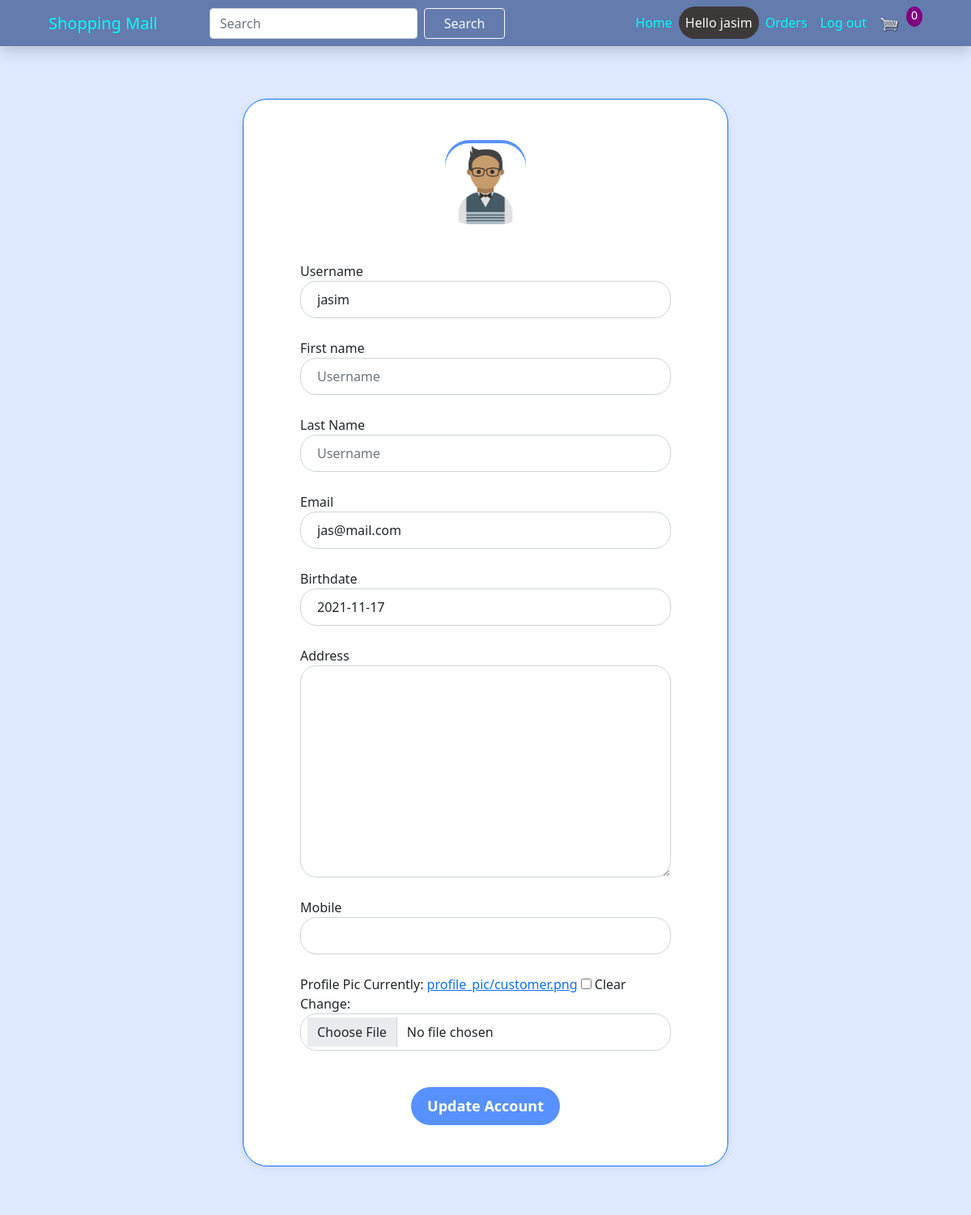
The app's page /customer/profile/1 (signed in, upper part), older data.
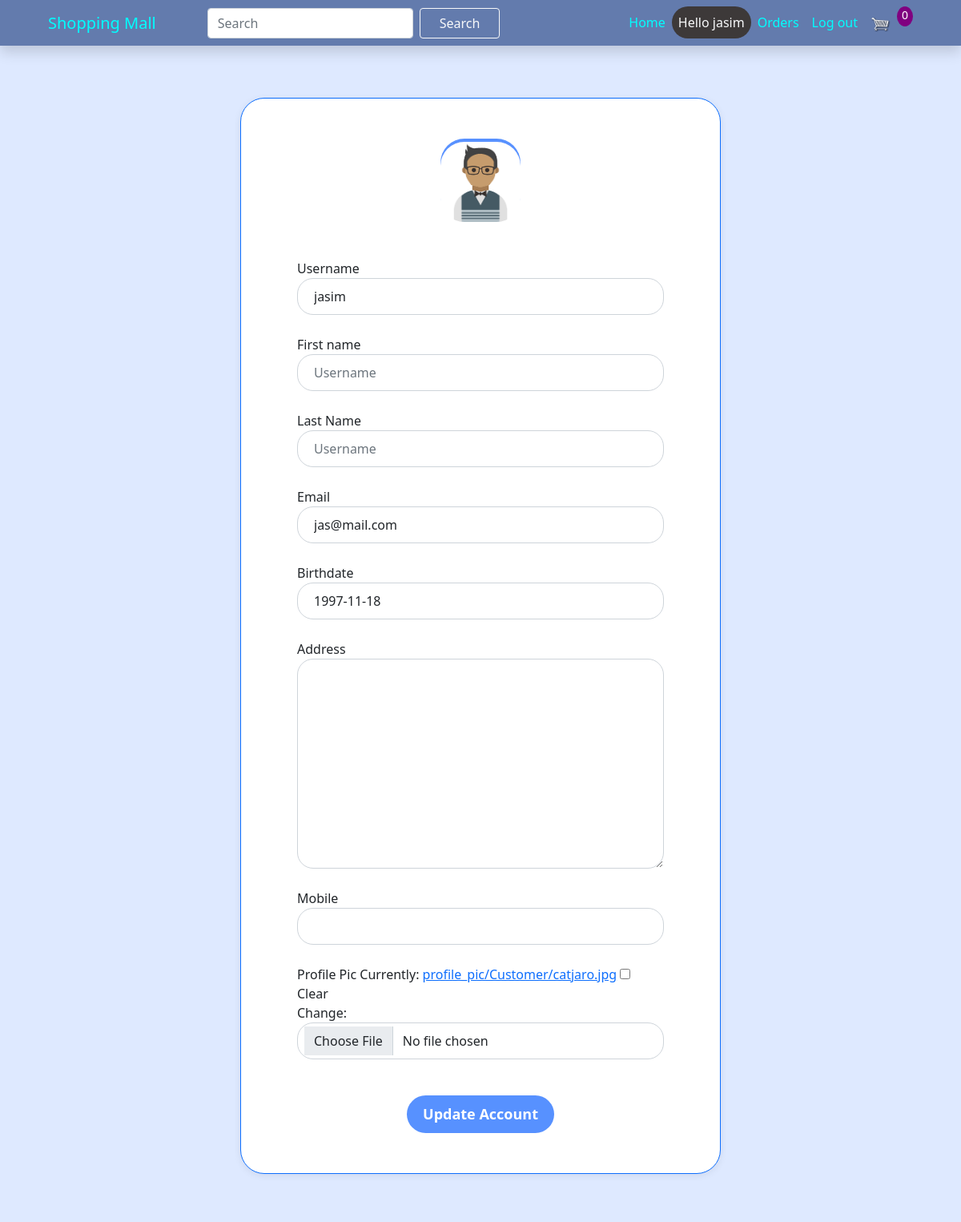
The same page, newer data.
### customer/models.py (models this page shows, shortened)
class Customer(models.Model):
    user=models.OneToOneField(User,related_name='profile', on_delete=models.CASCADE)
    birth_date = models.DateField(default=datetime.now)
    profile_pic= models.ImageField(default='profile_pic/customer.png', upload_to='profile_pic/Customer/', null=True, blank=True)
    address = models.TextField(null=True,blank=True)
    mobile = models.CharField(max_length=20,null=True,blank=True)

### customer/views.py (the view, shortened to what this page needs)
# urls.py: path('profile/<int:pk>', views.upadate_profile_view, name='profile'),
@login_required(login_url='login')
def upadate_profile_view(request, pk):
	userForm=CFORM.EditForm(instance = request.user)
	customerForm = CFORM.customerForm(instance=request.user.profile)
	user=CMODEL.User.objects.get(id=pk)
	customer=CMODEL.Customer.objects.get(user=user)
	context={
		'userForm':userForm,
		'customerForm':customerForm,
		'customer':customer,
	}
	return render(request,'customer/profile.html', context)

### customer/forms.py
class EditForm(forms.ModelForm):
    class Meta:
        model = User
        fields = ["first_name", "last_name", "username", "email"]

class customerForm(forms.ModelForm):
    class Meta:
        model = Customer
        fields = ["birth_date", "profile_pic", "address", "mobile"]

### templates/customer/profile.html (shortened to what this page needs)
{% extends 'home/base.html' %}
{% load static %}
{% load cart %}
{% load widget_tweaks %}
{% block content %}
    <body style="background-color: #dee9ff;">
        <div class="registration-form">
            <form method="POST" autocomplete="off" enctype="multipart/form-data" class="border border-primary">
                <div class="form-icon">
                    <img src="{{ customer.profile_pic.url }}" alt="Profile Pic" height="100px" width="100px" />
                </div>
                <div class="form-group">
                	<label>Username</label>
                  {% render_field userForm.username|attr:'required:true'  class="form-control item" placeholder="Username" %}
                </div>
                <div class="form-group">
                	<label>First name</label>
                  {% render_field userForm.first_name  class="form-control item" placeholder="Username" %}
                </div>
                <div class="form-group">
                	<label>Last Name</label>
                  {% render_field userForm.last_name class="form-control item" placeholder="Username" %}
                </div>
                <div class="form-group">
                	<label>Email</label>
                  {% render_field userForm.email  class="form-control item" placeholder="Username" %}
                </div>
                <div class="form-group">
                	<label>Birthdate</label>
                  {% render_field customerForm.birth_date  class="form-control item" %}
                </div>
                <div class="form-group">
                	<label>Address</label>
                  {% render_field customerForm.address  class="form-control item" %}
                </div>
                <div class="form-group">
                	<label>Mobile</label>
                  {% render_field customerForm.mobile  class="form-control item" %}
                </div>
                <div class="form-group">
                	<label>Profile Pic</label>
                  {% render_field customerForm.profile_pic class="form-control item" placeholder="" %}
                </div>
                <div class="form-group text-center">
                    <button type="submit" class="btn btn-block create-account">Update Account</button>
                </div>
            </form>
        </div>
    </body>
  {% endblock %}

Row changes from the older to the newer data that the page shows:
changed Customer (number 2 of 2 on the later page): birth_date "2021-11-17" → "1997-11-18"
Text that changed along with them:
text no longer shown: "Currently: profile_pic/customer.png Clear Change:"
text now shown: "Currently: profile_pic/Customer/catjaro.jpg Clear Change:"
